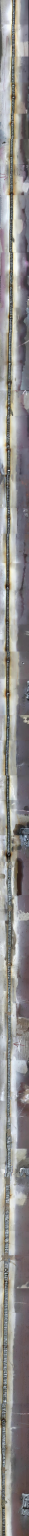
#> input picture combined_panorama_vertical3 (1).jpg, 631 x 33787 px (shown at 1/22 size)
$ python crop.py
#> lines starting #> are read from the running program, lines starting #| are printed output that depends on the picture
from PIL import Image


def crop_image_to_max_width(image_path, output_path):
#> called with image_path = 'combined_panorama_vertical3 (1).jpg', output_path = 'combined_panorama_vertical3 (1).jpg'
    with Image.open(image_path) as img:
        # Получаем размеры изображения
#> img is the input picture: PIL image 631x33787 RGB; mean R, G, B 143.7, 141.4, 140.2
        width, height = img.size
#> width = 631; height = 33787

        # Обрезаем изображение
        cropped_img = img.crop((0, 631, width, height))
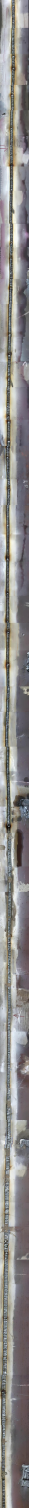
#> cropped_img: PIL image 631x33156 RGB (shown at 1/22 size); mean R, G, B 143.3, 140.9, 139.8

        # Сохраняем обрезанное изображение
        cropped_img.save(output_path)


# Пример использования функции
input_file = 'combined_panorama_vertical3 (1).jpg'
output_file = 'combined_panorama_vertical3 (1).jpg'
crop_image_to_max_width(input_file, output_file)

$ run again, with 7.jpg copied over combined_panorama_vertical3 (1).jpg
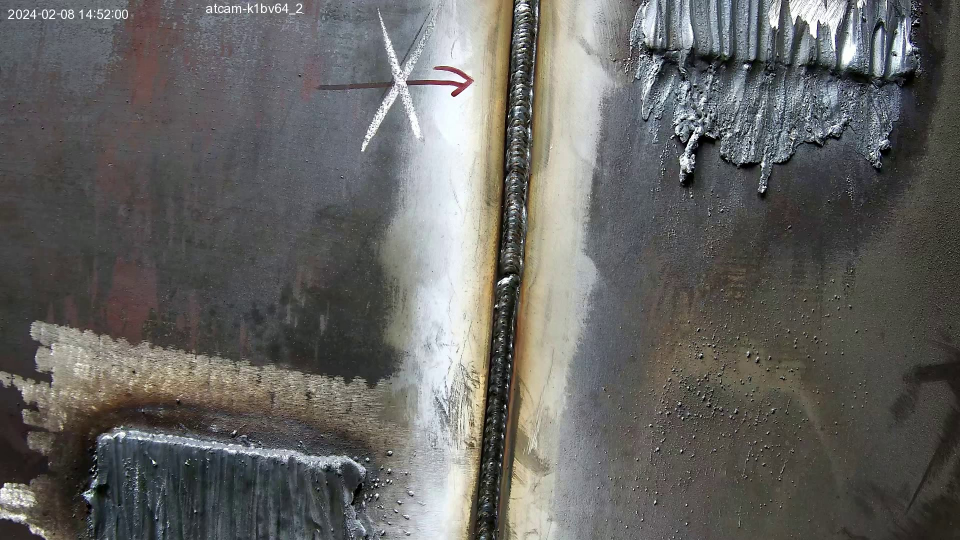
#> input picture 7.jpg, 1920 x 1080 px (shown at 1/2 size)
#> in crop_image_to_max_width, img is the input picture: PIL image 1920x1080 RGB; mean R, G, B 101.2, 100.5, 98
#> in crop_image_to_max_width, `cropped_img = img.crop((0, 631, width, height))`:
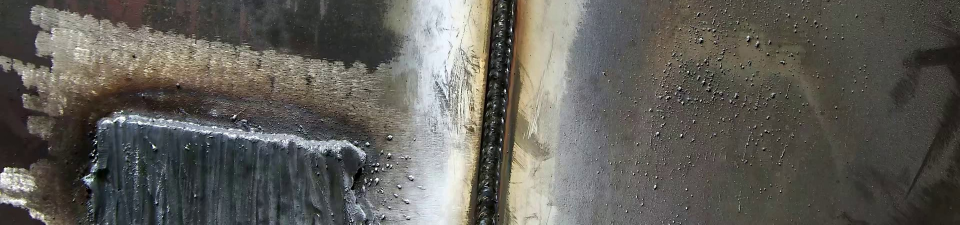
#> cropped_img: PIL image 1920x449 RGB (shown at 1/2 size); mean R, G, B 96.8, 94.7, 88.9

$ run again, with 955.jpg copied over combined_panorama_vertical3 (1).jpg
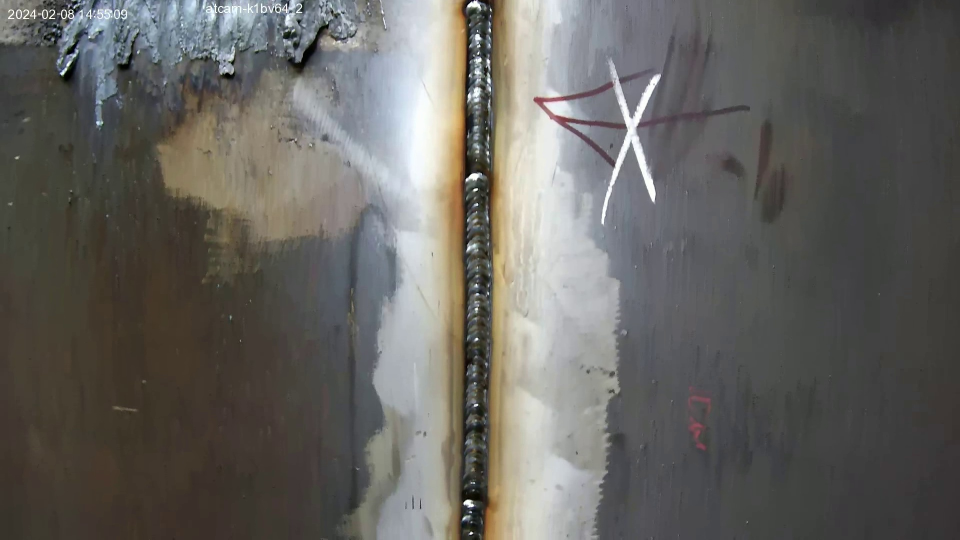
#> input picture 955.jpg, 1920 x 1080 px (shown at 1/2 size)
#> in crop_image_to_max_width, img is the input picture: PIL image 1920x1080 RGB; mean R, G, B 102.3, 100.6, 96.5
#> in crop_image_to_max_width, `cropped_img = img.crop((0, 631, width, height))`:
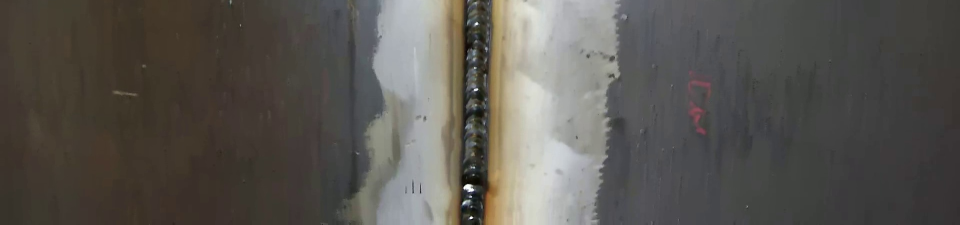
#> cropped_img: PIL image 1920x449 RGB (shown at 1/2 size); mean R, G, B 89.6, 86.3, 81.1

$ run again, with PanoramaImage.jpg copied over combined_panorama_vertical3 (1).jpg
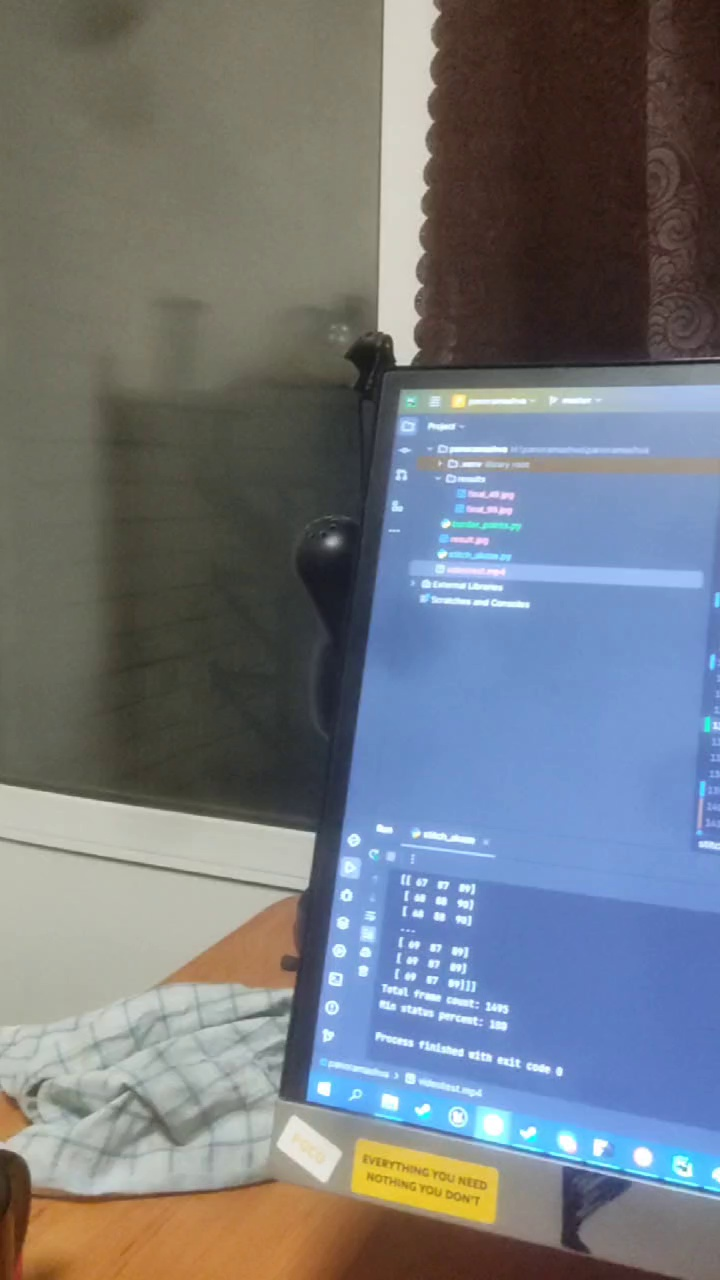
#> input picture PanoramaImage.jpg, 720 x 1280 px
#> in crop_image_to_max_width, img is the input picture: PIL image 720x1280 RGB; mean R, G, B 114.3, 119.7, 126.6
#> in crop_image_to_max_width, `cropped_img = img.crop((0, 631, width, height))`:
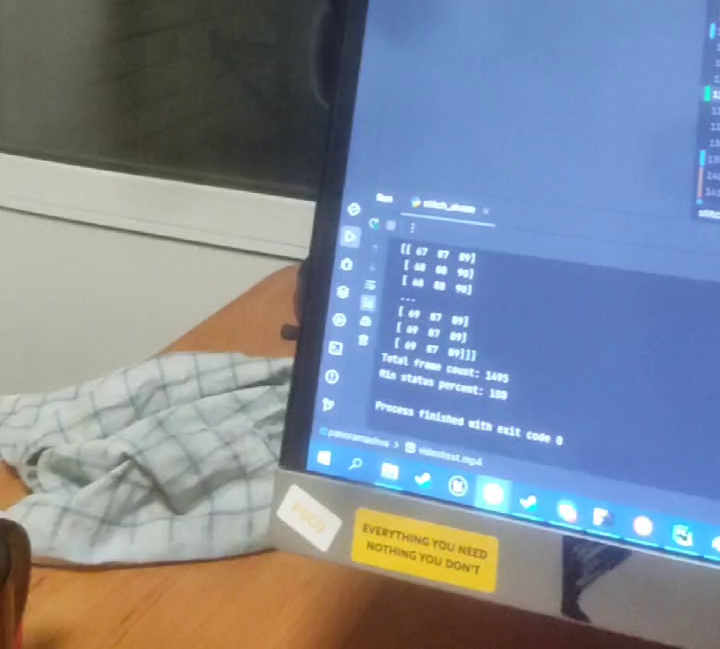
#> cropped_img: PIL image 720x649 RGB; mean R, G, B 126.9, 137.8, 153.5
